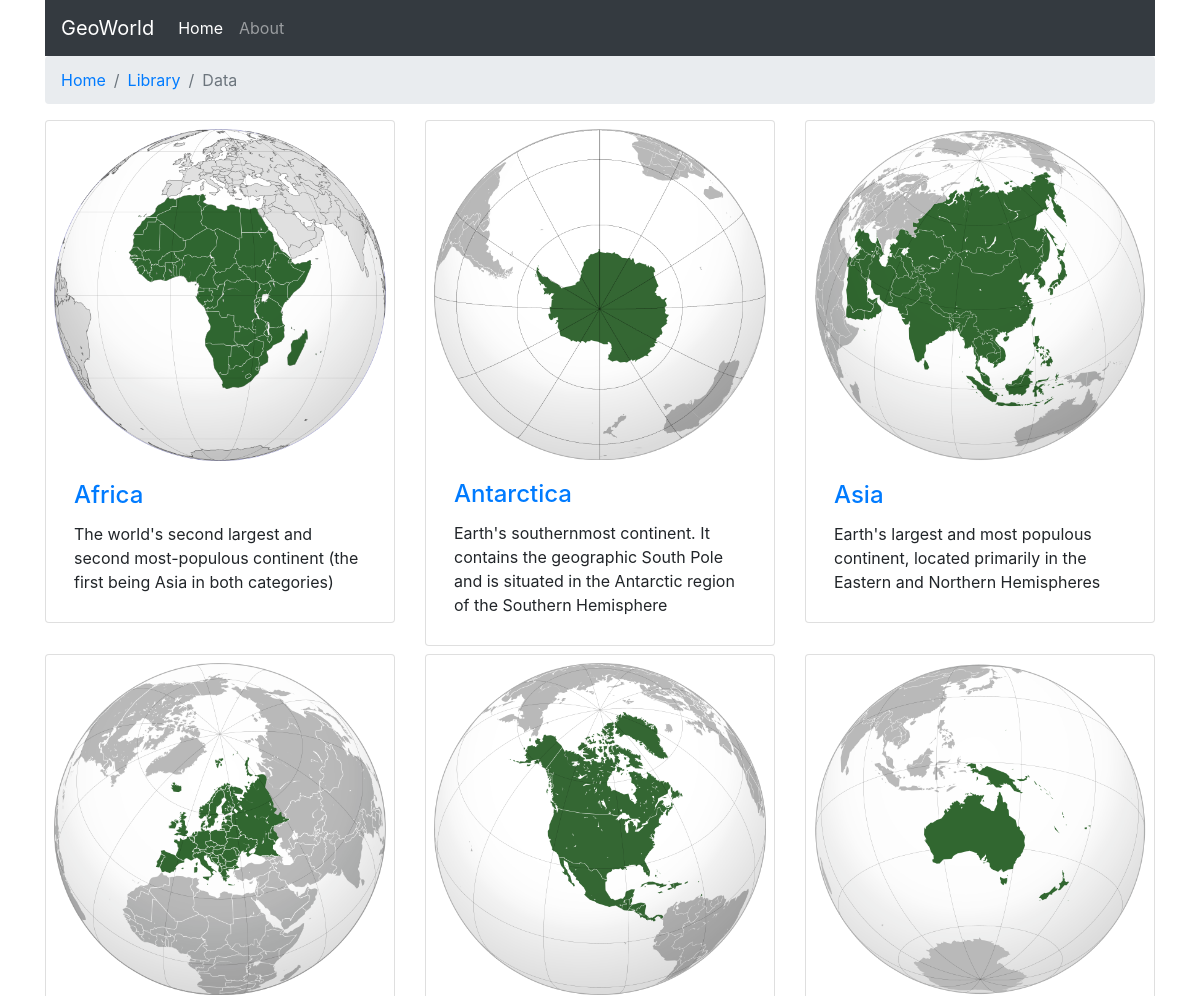
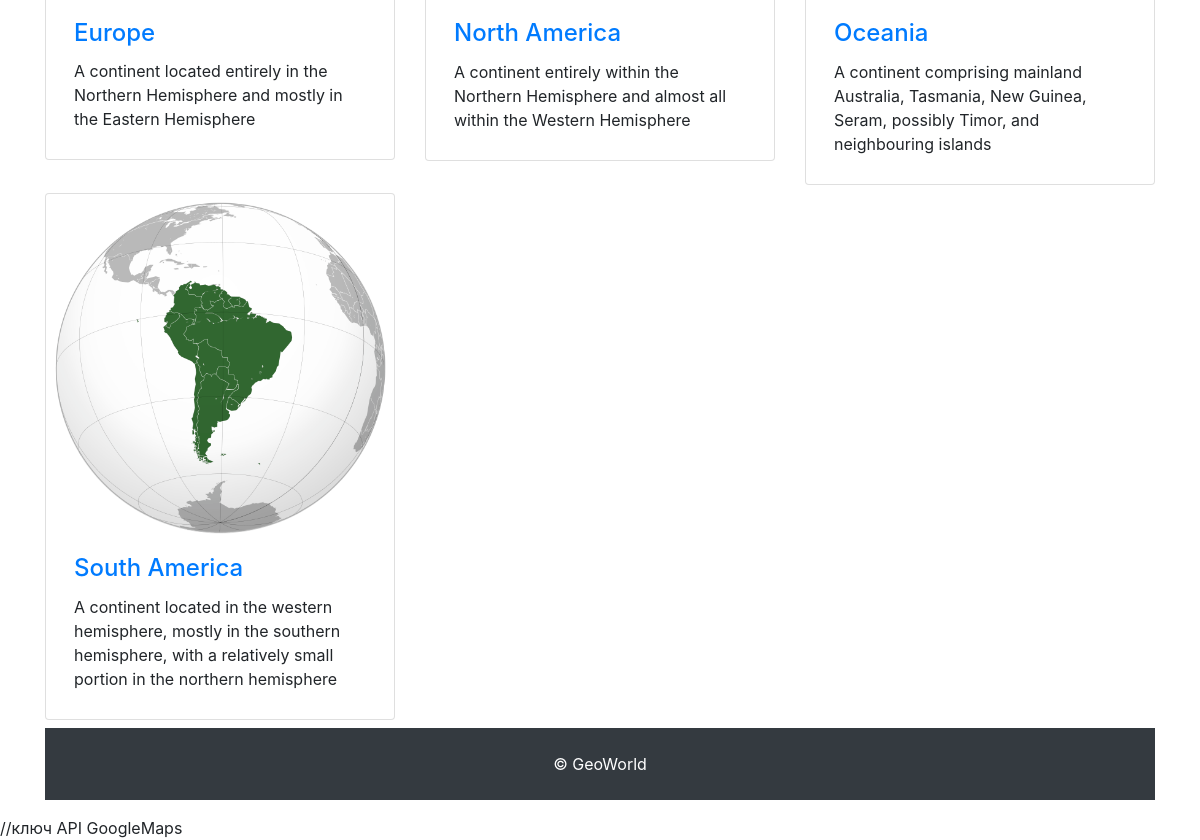
The page / on the database its author committed (2 pictures, top to bottom).
### tables this page shows
CREATE TABLE `continents` (
  `code` char(2) NOT NULL COMMENT 'Continent code',
  `name` varchar(255) DEFAULT NULL,
  `description` text NOT NULL
);

### functions.php (called while the page is built, shortened)
<?php
function getContinents(PDO $connection) {
    $sql = "SELECT * FROM continents";
    $stmt = $connection->prepare($sql);
    $stmt->execute();
    $continents = $stmt->fetchAll();
    return $continents;
}

### index.php (the view)
<?php
include_once("functions.php");
$connection = connect();
$continents = getContinents($connection);
?>
<?php include("header.php"); ?>
        <main>
            <div class="container">
                <div class="row">
                    <?php foreach ($continents as $continentItem) : ?>
                    <div class="col-6 col-md-4">
                        <div class="card p-2 mb-2">
                            <img class="card-img-top" src="Source_Files/images/continents/<?= strtolower($continentItem['code']) ?>.png" alt="Africa">
                            <div class="card-body">
                                <h4 class="card-title">
                                    <a href="continent.php?code=<?= $continentItem['code'] ?>">
                                        <?= $continentItem['name'] ?>
                                    </a>
                                </h4>
                                <p class="card-text"><?= $continentItem['description'] ?></p>
                            </div>
                        </div>
                    </div>
                    <?php endforeach; ?>
                </div>
            </div>
        </main>
<?php include("footer.php"); ?>

### header.php (shortened to what this page needs)
<!DOCTYPE html>
<html>
    <head>
        <link rel="stylesheet" href="https://maxcdn.bootstrapcdn.com/bootstrap/4.0.0/css/bootstrap.min.css">
    </head>
    <body>
        <header>
            <div class="container">
                <nav class="navbar navbar-expand-lg navbar-dark bg-dark">
                    <a class="navbar-brand" href="index.php">GeoWorld</a>
                    <div class="collapse navbar-collapse" id="navbarSupportedContent">
                        <ul class="navbar-nav mr-auto">
                            <li class="nav-item active">
                                <a class="nav-link" href="index.php">Home</a>
                            </li>
                            <li class="nav-item">
                                <a class="nav-link" href="#">About</a>
                            </li>
                        </ul>
                    </div>
                </nav>
                <nav aria-label="breadcrumb">
                    <ol class="breadcrumb">
                        <li class="breadcrumb-item"><a href="index.php">Home</a></li>
                        <li class="breadcrumb-item"><a href="#">Library</a></li>
                        <li class="breadcrumb-item active" aria-current="page">Data</li>
                    </ol>
                </nav>
            </div>
        </header>

### footer.php (shortened to what this page needs)
<footer>
            <div class="container">
                <p class="bg-dark text-white text-center p-4">&copy; GeoWorld</p>
            </div>
        </footer>
        //ключ API GoogleMaps
</body>
</html>

### rows shown on the page
continents: shows a picture, name "Africa", description "The world's second largest and second most-populous continent (the first being Asia in both categories)"
continents: shows a picture, name "Antarctica", description "Earth's southernmost continent. It contains the geographic South Pole and is situated in the Antarctic region of the Southern Hemisphere"
continents: shows a picture, name "Asia", description "Earth's largest and most populous continent, located primarily in the Eastern and Northern Hemispheres"
continents: shows a picture, name "Europe", description "A continent located entirely in the Northern Hemisphere and mostly in the Eastern Hemisphere"
continents: shows a picture, name "North America", description "A continent entirely within the Northern Hemisphere and almost all within the Western Hemisphere"
continents: shows a picture, name "Oceania", description "A continent comprising mainland Australia, Tasmania, New Guinea, Seram, possibly Timor, and neighbouring islands"
continents: shows a picture, name "South America", description "A continent located in the western hemisphere, mostly in the southern hemisphere, with a relatively small portion in the northern hemisphere"
